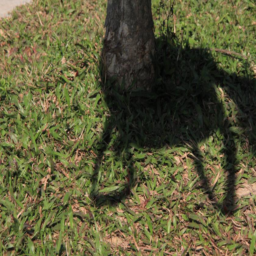
%> input picture DC-ShadowNet-Hard-and-Soft-Shadow-Removal-main/0_Shadow-Free_Chromaticity_matlab/input/88.png, 256 x 256 px
$ octave physics_single.m   (GNU Octave 9; MATLAB toolbox functions it lacks are replaced by stand-ins)
%> lines starting %> are read from the running program, lines starting %| are printed output that depends on the picture; in (x1, y1, x2, y2) boxes, pixels count from 0 and x2, y2 are one past the last pixel; in counts of white or black regions, pixels touching at a corner belong together; the program's own positions count from 1
### DC-ShadowNet-Hard-and-Soft-Shadow-Removal-main/0_Shadow-Free_Chromaticity_matlab/getEntropy.m
function [ entropy ] = getEntropy( proj, bias )
%we take only 90% of the median data, noise, projected data
[muhat, ~, ~, sigmaci] = normfit(proj, 0.1);
%MUHAT is an estimate of the mean, and SIGMAHAT is an estimate of the standard deviation.
%returns 100(1-0.1) percent confidence intervals for the parameter estimates.
[~, N] = size(proj);
proj2 = [];
for i = 1:N
    if proj(i) >= muhat-sigmaci(1) && proj(i) <= muhat+sigmaci(2)
        proj2 = [proj2, proj(i)];
    end;
end;
proj = proj2;

% Scott's Rule
[~, N] = size(proj);
binSize = (3.49 * std(proj)) / (nthroot(N,3));%3.49 std(projected_data)N^(1/3)
binNum = ceil(abs((max(proj) - min(proj)) / binSize));

% histogram counting
[c, x] = hist(proj, binNum);

% normalizacia histogram
normalized = c/trapz(x,c);
normalized = normalized / sum(normalized);
logNormalized = arrayfun(@(x) log(x), normalized);

%I check out the values that meet the bias because of the large numbers at the log
[~, num] = size(normalized);
idx = 1;
normalized2 = zeros(1,sum(normalized > bias));
logNormalized2 = zeros(1,sum(normalized > bias));
for i = 1:num
    if normalized(i) > bias
       normalized2(idx) = normalized(i);
       logNormalized2(idx) = logNormalized(i);
       idx = idx + 1;
    end
end

%final entropy
entropyH = normalized2 .* logNormalized2;
entropy = -sum(entropyH);

end

### DC-ShadowNet-Hard-and-Soft-Shadow-Removal-main/0_Shadow-Free_Chromaticity_matlab/physics_single.m
close all;
clear;
clc;
image1 = im2double(imread('.\input\88.png'));%88,27,28,70-5.
%image1 = im2double(imread('.\input\1.jpg'));
I_gray = rgb2gray(image1);
I_gray_valid = I_gray;
I_gray_valid(I_gray>0.9) = 0;   %%remove saturared pixel
I_org = im2double(image1);
myfilter = fspecial('gaussian',[3 3], 0.5);
[h, w, ~] = size(I_org);
%> h = 256; w = 256
I = imfilter(I_org, myfilter, 'replicate');
%remove zeros due to log and division
I(I_org==0) = 1;
IR = I(:, :, 1);
IG = I(:, :, 2);
IB = I(:, :, 3);
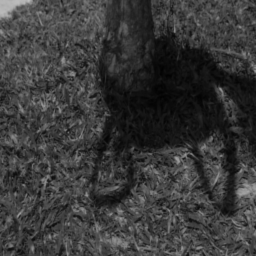
%> IB: size 256x256 double; min 0.0103, max 0.751, mean 0.227
SUMRGB = IR + IG + IB;
mean_SUMRGB = (IR + IG + IB)./3;
ch = double(zeros(h, w, 3));
ch(:,:,1) = IR ./ SUMRGB;
ch(:,:,2) = IG ./ SUMRGB;
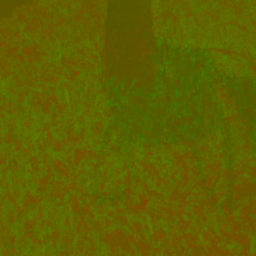
%> ch: size 256x256x3 double; mean R, G, B 0.377, 0.377, 0
ch(:,:,3) = IB ./ SUMRGB;
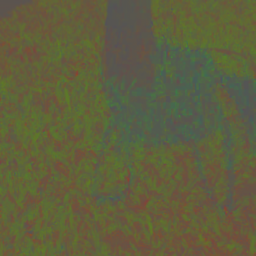
%> ch: size 256x256x3 double; mean R, G, B 0.377, 0.377, 0.246

TT = nthroot(IR .* IG .* IB, 3);%3 Cubic root
R = IR ./ TT;
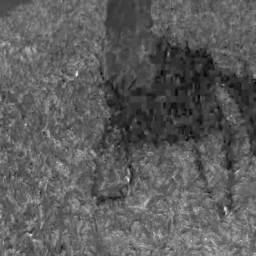
%> R: size 256x256 double; min 0.773, max 1.84, mean 1.16; drawn with min black and max white
G = IG ./ TT;
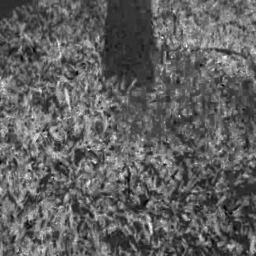
%> G: size 256x256 double; min 0.848, max 1.68, mean 1.16; drawn with min black and max white
B = IB ./ TT;
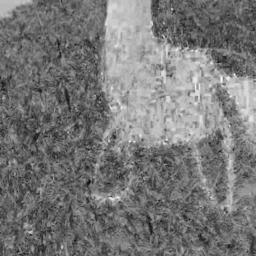
%> B: size 256x256 double; min 0.45, max 1.1, mean 0.756; drawn with min black and max white
s = size(R,1) * size(R,2);
%> s = 65536
RR = reshape(R, 1, s);
GG = reshape(G, 1, s);
BB = reshape(B, 1, s);
RR = arrayfun(@(x) log(x), RR);%log(R ./ TT);
GG = arrayfun(@(x) log(x), GG);%log(G ./ TT);
BB = arrayfun(@(x) log(x), BB);%log(B ./ TT);
v1 = [1/sqrt(2); -1/sqrt(2); 0]';
v2 = [1/sqrt(6); 1/sqrt(6); -2/sqrt(6)]';
U = [v1; v2];
O = [RR; GG; BB];              %%log((R,G,B)/ TT);
res = double(zeros(2,s));
parfor i = 1:s
    res(:,i) = U * O(:,i);
end;
X = res(1,:);
Y = res(2,:);
chromaticityVec = [X; Y];
%%remove gray pixel
I_gray_valid(abs(mean_SUMRGB-IR)<0.008)=0;
I_gray_valid(abs(mean_SUMRGB-IG)<0.008)=0;
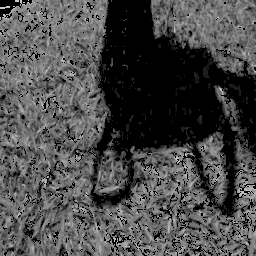
%> I_gray_valid: size 256x256 double; min 0, max 0.808, mean 0.291
I_gray_valid(abs(mean_SUMRGB-IB)<0.008)=0;
%> I_gray_valid: size 256x256 double; 0.64% of pixels changed, all inside (x1, y1, x2, y2) = (62, 44, 256, 247)

entropyBias=0.00001;
bestTheta = 1;
bestEntropy = inf;
bestProj = [];
idx = 1;
[~, num] = size(chromaticityVec);
%> num = 65536
l_start = 1; l_end = 180; l_step = 1;
entropy = zeros(1, floor((l_end-l_start) / l_step) + 1);
for theta = l_start:l_step:l_end
    x = cos(theta * pi / 180);
    y = sin(theta * pi / 180);
    u = [x; y];                               %projection vector
    proj = zeros(1,num);
    parfor i = 1:num
       proj(i) = dot(chromaticityVec(:,i), u);%cos;sin
    end
%> (the run ends here)
